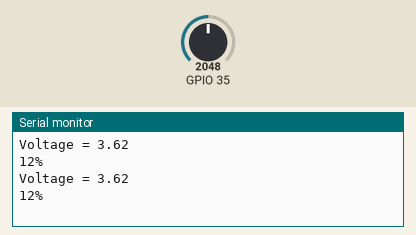
Recording of a sketch running on a simulated ESP32. On the bench: the last lines printed to the serial monitor. The test bench sets the inputs (shaded band); at power-on: GPIO 35 = 2048.

Above: at 1.8 s.
1.9 s: GPIO 35 set to 2866
At 2.3 s:
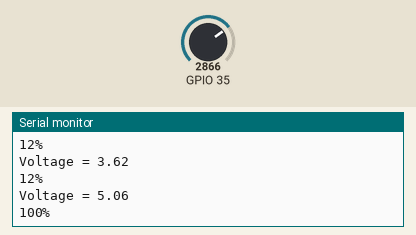
3.4 s: GPIO 35 set to 3603
At 4.8 s:
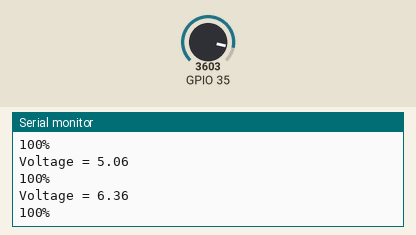
Timing chart, 0 to 6.4 s (numbered marks = the images above; inputs shaded):
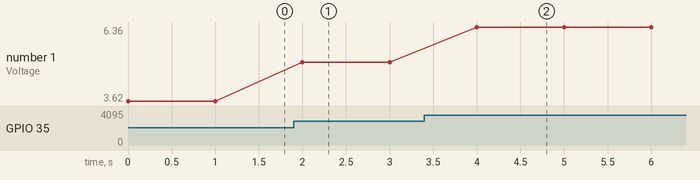

Measured:
- after the input at 1.9 s, the serial monitor: prints a new line after 0.10 s (image 1)
- after the input at 3.4 s, the serial monitor: prints a new line after 0.60 s (image 2)
- plotted number 1: 3.62 → 5.06 after the input at 1.9 s, 5.06 → 6.36 after the input at 3.4 s

The sketch:

ReadBatteryCapacity_LIPO.ino
```cpp
// (licence header left out)
void setup() {
  Serial.begin(115200);
}

void loop() {
  Serial.println(readBattery());
  delay(1000);
}

String readBattery(){
  uint8_t percentage = 100;
  float voltage = analogRead(35) / 4096.0 * 7.23;      // LOLIN D32 (no voltage divider need already fitted to board.or NODEMCU ESP32 with 100K+100K voltage divider
  //float voltage = analogRead(39) / 4096.0 * 7.23;    // NODEMCU ESP32 with 100K+100K voltage divider added
  //float voltage = analogRead(A0) / 4096.0 * 4.24;    // Wemos / Lolin D1 Mini 100K series resistor added
  //float voltage = analogRead(A0) / 4096.0 * 5.00;    // Ardunio UNO, no voltage divider required
  Serial.println("Voltage = " + String(voltage));
  percentage = 2808.3808 * pow(voltage, 4) - 43560.9157 * pow(voltage, 3) + 252848.5888 * pow(voltage, 2) - 650767.4615 * voltage + 626532.5703;
  if (voltage > 4.19) percentage = 100;
  else if (voltage <= 3.50) percentage = 0;
  return String(percentage)+"%";
}
```
